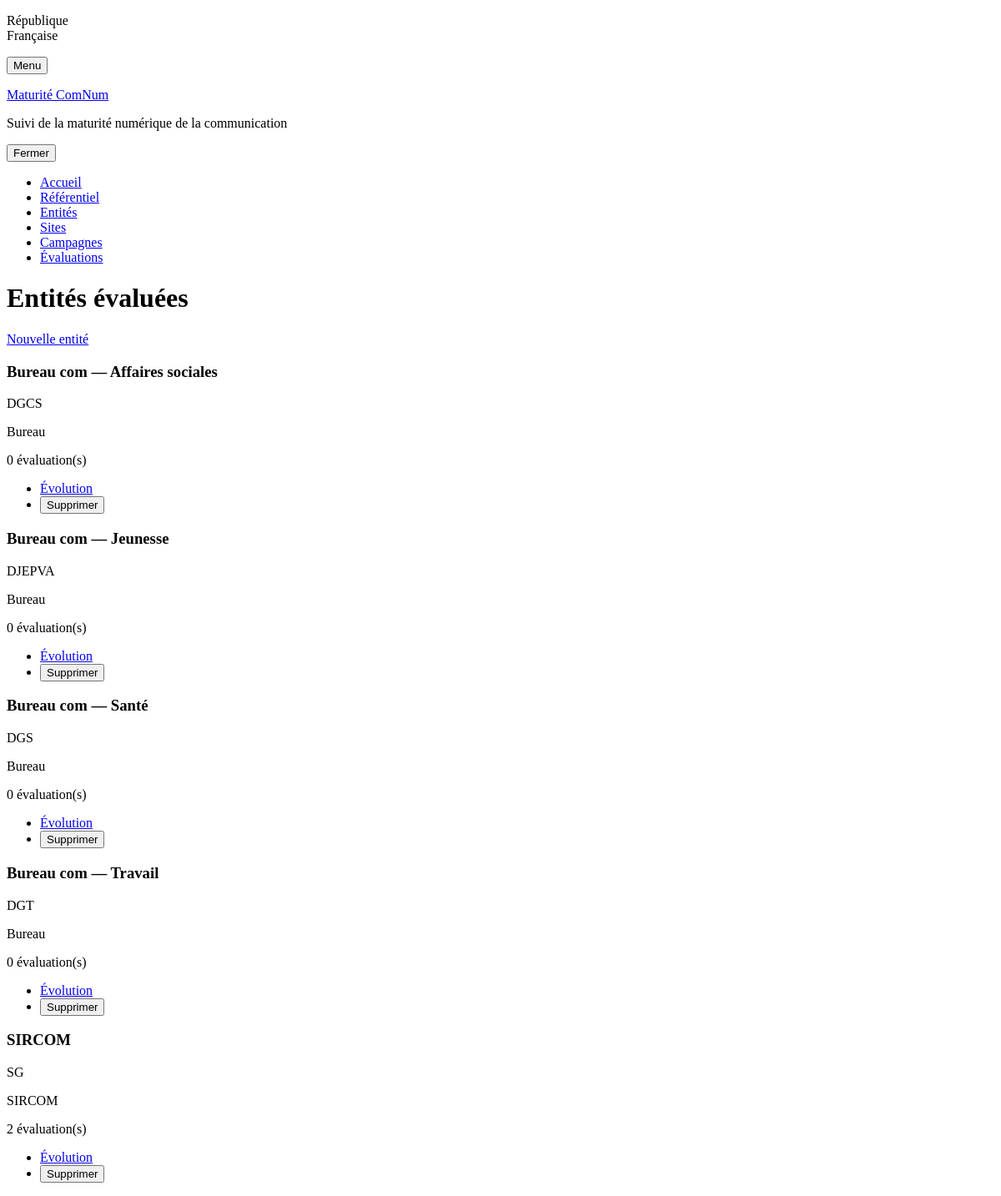
The app's page /entites, older data.
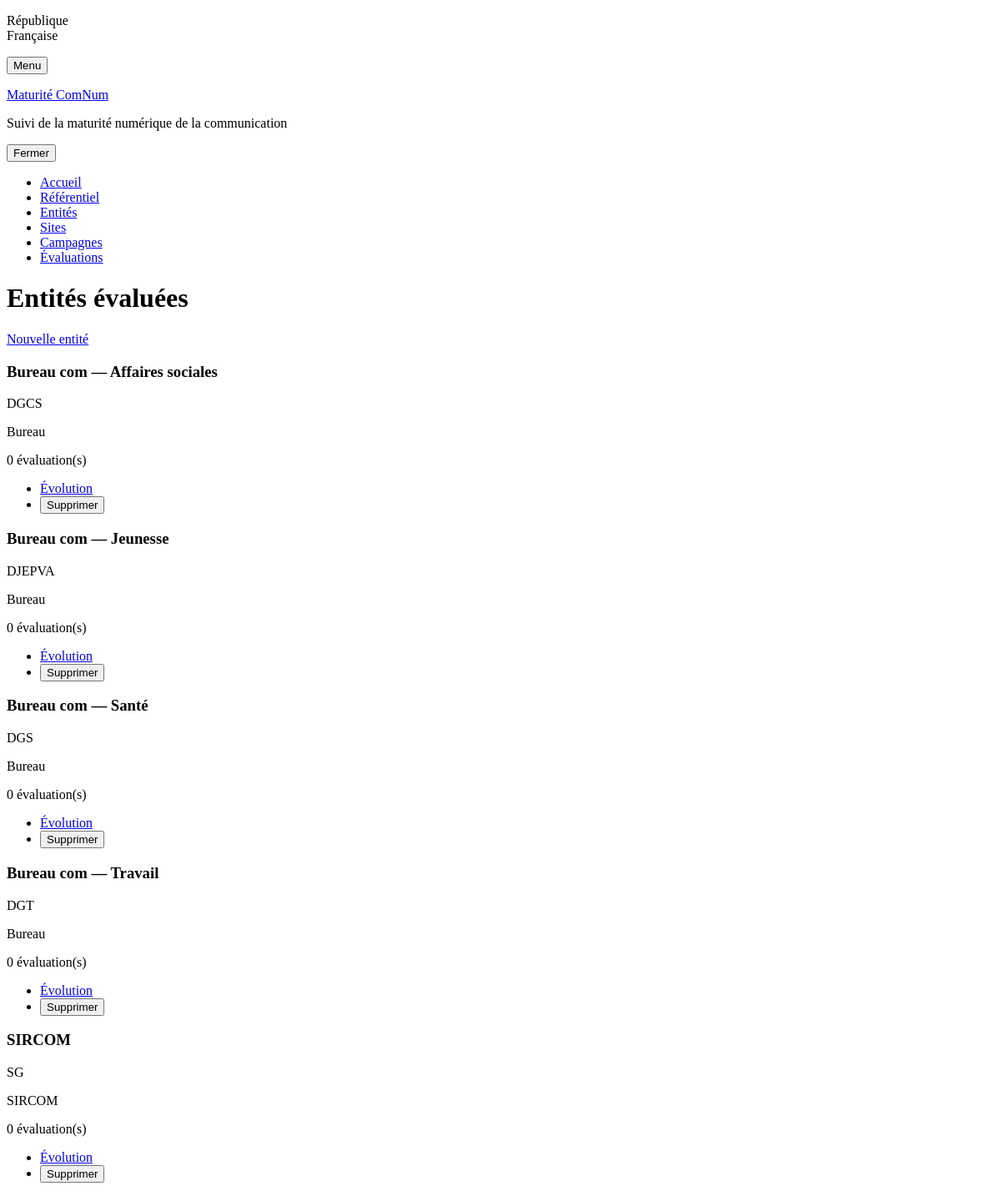
The same page, newer data.
### webapp/models.py (models this page shows, shortened)
class Entite(db.Model):
    __tablename__ = "entite"
    id = db.Column(db.Integer, primary_key=True)
    nom = db.Column(db.String(200), nullable=False)
    type = db.Column(db.String(20), nullable=False)  # "SIRCOM" ou "Bureau"
    direction = db.Column(db.String(200))
    description = db.Column(db.Text)
    created_at = db.Column(db.DateTime, default=datetime.utcnow)
    evaluations = db.relationship("Evaluation", back_populates="entite",
                                  order_by="Evaluation.date_evaluation.desc()")
    sites = db.relationship("Site", back_populates="organisation",
                            cascade="all, delete-orphan")

### webapp/app.py (the view, shortened to what this page needs)
@app.route("/entites")
def entites_list():
    entites = Entite.query.order_by(Entite.nom).all()
    entite_scores = {}
    for e in entites:
        last_evals = {}
        entite_scores[e.id] = list(last_evals.values())
    return render_template("entites.html", entites=entites, entite_scores=entite_scores)

### webapp/app.py (called while the page is built)
@app.before_request
def ensure_db():
    if not getattr(app, "_db_ready", False):
        db.create_all()
        migrate_db()
        from seed import seed_referentiel, seed_demo_entites, seed_mini_referentiels, seed_demo_sites
        seed_referentiel()
        seed_mini_referentiels()
        seed_demo_entites()
        seed_demo_sites()
        app._db_ready = True

### webapp/templates/entites.html (shortened to what this page needs)
{% extends "base.html" %}
{% block content %}
<div class="fr-grid-row fr-grid-row--middle fr-grid-row--gutters fr-mb-4w">
    <div class="fr-col">
        <h1 class="fr-h3">Entités évaluées</h1>
    </div>
    <div class="fr-col-auto">
        <a href="{{ url_for('entite_new') }}" class="fr-btn fr-btn--icon-left fr-icon-add-line">Nouvelle entité</a>
    </div>
</div>
<div class="fr-grid-row fr-grid-row--gutters">
    {% for e in entites %}
    <div class="fr-col-12 fr-col-md-4">
        <div class="fr-card">
            <div class="fr-card__body">
                <div class="fr-card__content">
                    <h3 class="fr-card__title">{{ e.nom }}</h3>
                    <p class="fr-card__desc">
                        {% if e.direction %}{{ e.direction }}{% else %}—{% endif %}
                    </p>
                    <div class="fr-card__start">
                        <p class="fr-badge fr-badge--sm fr-badge--no-icon">{{ e.type }}</p>
                        <p class="fr-badge fr-badge--sm fr-badge--info fr-badge--no-icon">{{ e.evaluations | length }} évaluation(s)</p>
                    </div>
                </div>
                <div class="fr-card__footer">
                    <ul class="fr-btns-group fr-btns-group--inline">
                        <li>
                            <a href="{{ url_for('entite_evolution', entite_id=e.id) }}" class="fr-btn fr-btn--sm fr-btn--secondary fr-btn--icon-left fr-icon-arrow-up-line">Évolution</a>
                        </li>
                        <li>
                            <button class="fr-btn fr-btn--sm fr-btn--tertiary fr-btn--icon-left fr-icon-delete-line"
                                    aria-controls="modal-delete-{{ e.id }}" data-fr-opened="false">
                                Supprimer
                            </button>
                        </li>
                    </ul>
                </div>
            </div>
        </div>
    </div>
    {% endfor %}
</div>
{% endblock %}

Row changes from the older to the newer data that the page shows:
changed Entite "SIRCOM": evaluations|length "2" → "0"
